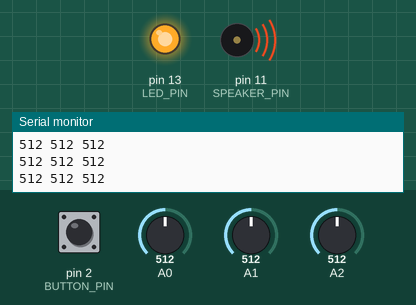
Simulated run of this sketch. Board: Arduino Uno, built with avr-gcc and run on an emulated ATmega328P. Shown: output pins drawn as LEDs (lit = HIGH), buzzer (waves = sounding), the last lines printed to the serial monitor. The test bench sets the inputs (shaded band); at power-on: pin 2 (BUTTON_PIN) HIGH, A0 = 512, A1 = 512, A2 = 512. Random numbers use the default seed unless the sketch sets one; EEPROM starts erased.

Above: at 1.2 s.
1.3 s: pin 2 (BUTTON_PIN) pulled LOW for 3.2 s
At 2.51 s:
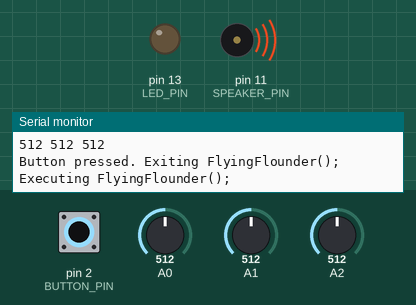
6.0 s: pin 2 (BUTTON_PIN) pulled LOW for 0.6 s
9.7 s: pin 2 (BUTTON_PIN) driven LOW
Timing chart, 0 to 23.1 s (numbered marks = the images above; inputs shaded):
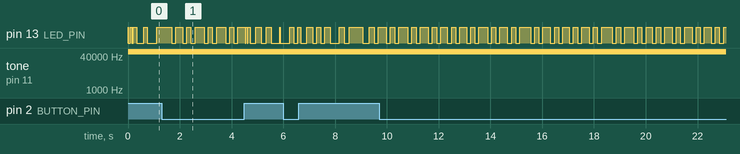

Measured:
- by itself, pin 13 (LED_PIN): moves between LOW and HIGH, repeating every 5.5 s

The sketch:

Flyingfish_v.051.ino
```cpp
  // Simple Karplus-Strong implemented for solar sounder, with temperature sensor.
// DFISHKIN, 2021—2024. Thanks electro-music.com forums for inspiration!
// thanks Lee Tusman and Fame Tothong and Keng for joining the initial crew of beta testers.

#include <EEPROM.h>

#define SAMPLE_RATE 22050 // adjust sample rate to lower pitch, 11025 for octave lower for example, 22050 normal
#define SIZE        256
#define OFFSET      32
#define LED_PIN     13
#define LED_PORT    PORTB
#define LED_BIT     5
#define SPEAKER_PIN 11
#define BUTTON_PIN 2

int out;
int last = 0;
int curr = 0;
uint8_t delaymem[SIZE];
uint8_t locat = 0;
uint8_t bound = SIZE; //bound is the period of the delayline. it's important for pitch and timing routines later.
int accum = 0;
int lowpass = 0.1; // 0 ... 1.0
bool trig = false;
int tempSensor = analogRead(0); /* define where the temperature sensor is.
                                  Use 3 pin TMP36GT9Z from analog devices! easy.
                                  Note that for 105F° the ADC is approx 185.
                                  and for 15° the ADC is approx 83
                                  roughly one degree F per bit but not exactly.
                                                                            */
int solarPanel = analogRead(1);   /* define where the wobbly voltage is.
                                this is just a voltage divider hooked up to the solar panel,
                                should vary from 5v to 0v depending on sun conditions.
                                 can be used later.
                                 value reliably ferret between 600 and 900 with 100k and 81k resistor*/
int foilAntennae = analogRead(2); /* define where the foil antennae sensor is.
                                  experimental variable. maybe you can make a foil antennae
                                  easily inside the case?*/

int mode = 1; // Variable to track the current program mode
int val[6];

// note root -- needs to be under the size of the delayline window, can't be less than 256.
float pulse = 255.0;

// messing around with tuning--WTP 3/7 prism plus 11 3 and 7
float note1 = pulse / (1.0/1.0);
float note2 = pulse / (33.0/32.0);
float note3 = pulse / (9.0/8.0);
float note4 = pulse / (147.0/128.0);
float note5 = pulse / (77.0/64.0);
float note6 = pulse / (21.0/16.0);
float note7 = pulse / (11.0/8.0);
float note8 = pulse / (3.0/2.0);
float note9 = pulse / (49.0/32.0);
float note10 = pulse / (441.0/256.0);
float note11 = pulse / (7.0/4.0);
float note12 = pulse / (63.0/32.0);

float note13 = pulse / (2.0/1.0);
float note14 = pulse / (33.0/16.0);
float note15 = pulse / (9.0/4.0);
float note16 = pulse / (147.0/64.0);
float note17 = pulse / (77.0/32.0);
float note18 = pulse / (21.0/8.0);
float note19 = pulse / (11.0/4.0);
float note20 = pulse / (3.0/1.0);
float note21 = pulse / (49.0/16.0);
float note22 = pulse / (441.0/128.0);
float note23 = pulse / (7.0/2.0);
float note24 = pulse / (63.0/16.0);


float noteTable[24] = {
  note1, note2, note3, note4, note5, note6, note7, note8, note9, note10, note11, note12,
  note13, note14, note15, note16, note17, note18, note19, note20, note21, note22, note23, note24
};


int weights1[24] = {20, 1, 1, 1, 1, 1, 1, 20, 1, 1, 20, 1, 20, 1, 1, 1, 1, 1, 1, 20, 1, 1, 20, 1};
/*by increasing numbers for each index in the weighted array, you make an item more likely to be chosen.
zero for no choices, all 1s for regular random algo*/

int weights2[24] = {1, 40, 1, 1, 1, 1, 40, 1, 1, 1, 1, 1, 1, 40, 1, 1, 1, 1, 40, 1, 1, 1, 1, 1};
//try to emphasize 7

int randomweights[24] = {1, 1, 1, 1, 1, 1, 1, 1, 1, 1, 1, 1, 1, 1, 1, 1, 1, 1, 1, 1, 1, 1, 1, 1};


//karplus strong implementation
ISR(TIMER1_COMPA_vect) {

  OCR2A = 0xff & out; //send output to timer A, how sound leaves the pin!

  if (trig) { //if the karplus gets triggered

    for (int i = 0; i < SIZE; i++) delaymem[i] = random(); //fill the delay line with random numbers

    trig = false; //turn off the trigger

  } else {

    delaymem[locat++] = out;        //the input to the delay line the output of the previous call of this function
    if (locat >= bound) locat = 0;  //this makes the delay line wrap around. bound is the effective length of the line.
                                   //if you surpass the bound, move pointer back to zero.

    curr = delaymem[locat]; //get the new output of the delay line.

    out = accum >> lowpass; //divide the previous output by two
                            //controls the dampening factor of the string, reduces the energy by lopass

    //accum = accum - out + ((last>>1) + (curr>>1)); //1 pole IR filter, a smoothing function,
                                                   //averages the current output and the previous output

    accum = accum - out + ((last>>1) + (curr>>1));

    last = curr;

  }
}

void startPlayback()
{
    pinMode(SPEAKER_PIN, OUTPUT);
    pinMode(LED_PIN, OUTPUT);
   // Set up Timer 2 to do pulse width modulation on the speaker pin.

    ASSR &= ~(_BV(EXCLK) | _BV(AS2));   // Use internal clock (datasheet p.160)
    TCCR2A |= _BV(WGM21) | _BV(WGM20);
    TCCR2B &= ~_BV(WGM22);  // Set fast PWM mode  (p.157)

    TCCR2A = (TCCR2A | _BV(COM2A1)) & ~_BV(COM2A0);
    TCCR2A &= ~(_BV(COM2B1) | _BV(COM2B0));
    // Do non-inverting PWM on pin OC2A (p.155)-- pin 11.

    TCCR2B = (TCCR2B & ~(_BV(CS12) | _BV(CS11))) | _BV(CS10);   // No prescaler (p.158)
    OCR2A = 0;   // Set initial pulse width to zero/
    cli();   // Set up Timer 1 to send a sample every interrupt. or, clear interrupts

    TCCR1B = (TCCR1B & ~_BV(WGM13)) | _BV(WGM12);
    TCCR1A = TCCR1A & ~(_BV(WGM11) | _BV(WGM10));
    // Set CTC mode (Clear Timer on Compare Match) (p.133)
    // Have to set OCR1A *after*, otherwise it gets reset to 0!

    TCCR1B = (TCCR1B & ~(_BV(CS12) | _BV(CS11))) | _BV(CS10);
    // No prescaler (p.134)

    OCR1A = F_CPU / SAMPLE_RATE;
 // Set the compare register (OCR1A).
    // OCR1A is a 16-bit register, so we have to do this with
    // interrupts disabled to be safe.
    // 16e6 / x = y

    TIMSK1 |= _BV(OCIE1A);
   // Enable interrupt when TCNT1 == OCR1A (p.136)

    sei();
}

void stopPlayback()
{
    TIMSK1 &= ~_BV(OCIE1A);  // Disable playback per-sample interrupt.
    TCCR1B &= ~_BV(CS10);    // Disable the per-sample timer completely.
    TCCR2B &= ~_BV(CS10);    // Disable the PWM timer.
    digitalWrite(SPEAKER_PIN, LOW);
}


void setup() {
  startPlayback();
   Serial.begin(9600);
  randomSeed(analogRead(4));       //was 0. trying another analog pin. move to the regular void loop?
    pinMode(BUTTON_PIN, INPUT_PULLUP); // Configure the button pin as input with pull-up resistor

  if(EEPROM.read(0)==255){ // when first uploading program, eeprom is empty (aka, 255)
    mode=1;           //so we need to check that and write a default state
  } else {
  mode = EEPROM.read(0);
  }
}

/*WEIGHTED RANDOM FUNCTION
 REPLACES REGULAR ARDUINO RANDOM WITH MORE OCCURRANCES
 Just adjust the weight and width the table correctly*/
int weightedRandom(int* weights, int width) {
  int totalWeight = 0;
  for (int i = 0; i < width; i++) {
    totalWeight += weights[i];
  }

  int randomValue = random(totalWeight); // is this truly random?
  int cumulativeWeight = 0;
  for (int i = 0; i < width; i++) {
    cumulativeWeight += weights[i];
    if (randomValue < cumulativeWeight) {
      return i;
    }
  }
  return width - 1;
}

//weights array referencing the likelihood of a note in the 24 note scale
// noteTable is the scale
// phrase end is the width of the forloop (rhythm phrasing)
//divisor is the lowest note of the scale. divide by 2 or 4 to change the octave, etc.

void FlyingFlounder(int* weights, float* noteTable, int phraseBegin, int phraseEnd, float divisor) //need to add value for the start value
{
  int j = 1;
  int phraseStop = phraseBegin - 1;
  for (int i = phraseBegin; i > phraseStop; i = i + j)  // Wraps entire rhythm structure in this loop.
  {
    if (i == phraseEnd)
          { // Catch the edge of the timer! this number 30 could be resized.
          j = -1;     // Switch direction at the peak.
          }

    // Constrain the analog sensors.
    tempSensor = constrain(tempSensor, 83, 185); // Constrain the value between 15° and 105° F
    int mappedTemp = map(tempSensor, 83, 185, 200, 400); // Map to the target range. decide variables
    solarPanel = constrain(solarPanel, 630, 950); // Constrain the value between 15° and 105° F
    int mappedSolar = map(solarPanel, 630, 950, 200, 400); // Map to the target range. decide variables

    LED_PORT ^= 1 << LED_BIT; // Toggles an LED for debug purposes.
    trig = true;              // True at the trigger fires a Karplus grain.

    // Note Choice
    int tab = weightedRandom(weights, 24); // Critical note choice line of code.
                                            // '24' could become 'Weightsize'

    // Bound = noteTable[tab] + thermal; // Put a little thermal variation on the pitch.
    bound = noteTable[tab]; // No thermal variation on the pitch.
    bound = bound / divisor; //choose where to put the tonic.

    // LOPASS FILTERING
    int value = random(0, 1023); // Put a random articulator variable onto the lopass input.
    float falue = map(value, 0, 1023, 1, 3000) / 1000.0; // Shift the value to between 0.0 and 3.0.
    lowpass = falue; // Route that value to the lopass variable.

    // RHYTHMIC ARTICULATION
    int bond = bound * i; // Takes the bound, multiplies it by the expanding variable, will go to "phraseEnd"!
    int vari = i * 3;
    bond = bond + vari;
    bond = bond / 5;
    delay(bond);

    for(int q = 0; q < 3; q++) { //this loop prints the three analog voltages in 10 bit binary to the Serial
      val[q] = analogRead(q); //comment this out if you need to!
      Serial.print(val[q]);
      Serial.print(" ");
    }
    Serial.println(); //need to carriage return of course

    // Check for button press and exit loop if pressed
    if (digitalRead(BUTTON_PIN) == LOW) {
      Serial.println(F("Button pressed. Exiting FlyingFlounder();"));
      break;
    }
  }
  Serial.println(F("Executing FlyingFlounder();"));
}


void loop() {
  // Check for button press and update the mode
  if (digitalRead(BUTTON_PIN) == LOW) {
    mode = (mode % 4) + 1; // Cycle through modes 1, 2, 3, 4
    Serial.print(F("Switched to Program "));
    Serial.println(mode);
       // Write the current mode to EEPROM
    EEPROM.write(0, mode);
    delay(100); // Debounce delay
  }

  // Call the appropriate program based on the mode
  switch (mode) {
    case 1:
     FlyingFlounder(weights1, noteTable, 0, 30, 1); //weighted random, scale, beginning count and end count, divisor of note
     break;
    case 2:
     FlyingFlounder(weights1, noteTable, 0, 30, 4);
     break;
     case 3:
     FlyingFlounder(weights2, noteTable, 10, 20, 2);
     break;
     case 4:
     FlyingFlounder(randomweights, noteTable, 0, 7, 0.5);
     default:
      // Optional: handle unexpected values or do nothing
     break;

  }

}
```
